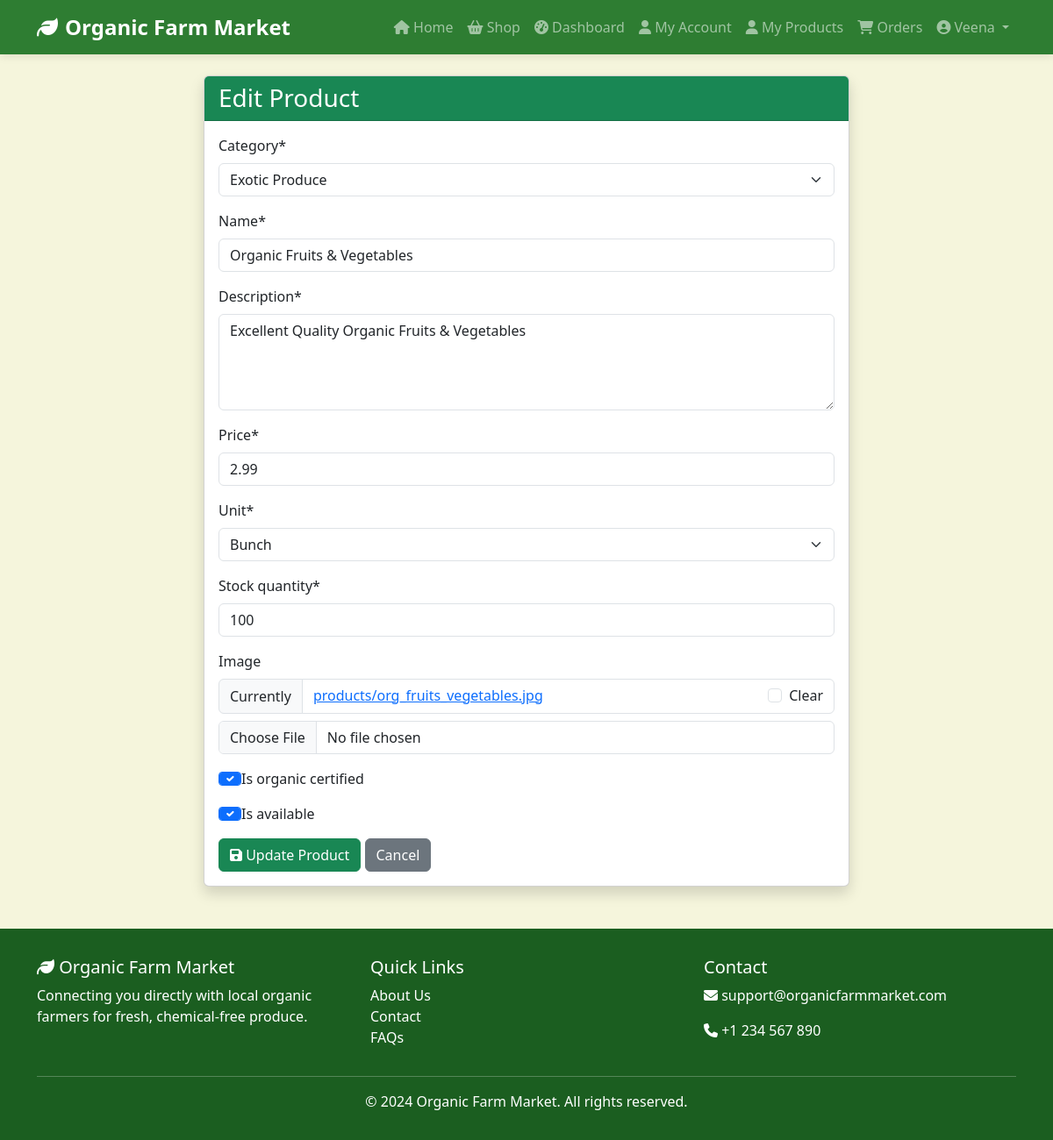
Page /products/farmer/products/11/edit/ (signed in) on the committed database.
### accounts/models.py (models this page shows, shortened)
class User(AbstractUser):
    USER_TYPE_CHOICES = (
        ('customer', 'Customer'),
        ('farmer', 'Farmer'),
    )
    user_type = models.CharField(max_length=10, choices=USER_TYPE_CHOICES, default='customer')
    phone = models.CharField(max_length=15, blank=True, null=True)
    profile_picture = models.ImageField(upload_to='profile_pics/', blank=True, null=True)
    address = models.TextField(blank=True, null=True)
    @property
    def is_farmer(self):
        return self.user_type == 'farmer'

### products/models.py (models this page shows, shortened)
class Product(models.Model):
    UNIT_CHOICES = (
        ('kg', 'Kilogram (kg)'),
        ('g', 'Gram (g)'),
        ('dozen', 'Dozen'),
        ('piece', 'Piece'),
        ('bunch', 'Bunch'),
    )
    farmer = models.ForeignKey(FarmerProfile, on_delete=models.CASCADE, related_name='products')
    category = models.ForeignKey(Category, on_delete=models.SET_NULL, null=True, related_name='products')
    name = models.CharField(max_length=100)
    slug = models.SlugField(unique=True, blank=True)
    description = models.TextField()
    price = models.DecimalField(max_digits=10, decimal_places=2)
    unit = models.CharField(max_length=10, choices=UNIT_CHOICES, default='kg')
    stock_quantity = models.PositiveIntegerField(default=0)
    image = models.ImageField(upload_to='products/', blank=True, null=True)
    is_organic_certified = models.BooleanField(default=True)
    is_available = models.BooleanField(default=True)
    created_at = models.DateTimeField(auto_now_add=True)
    updated_at = models.DateTimeField(auto_now=True)

class Category(models.Model):
    name = models.CharField(max_length=50)
    slug = models.SlugField(unique=True)
    icon_class = models.CharField(max_length=50, default='fas fa-leaf')
    class Meta:
        verbose_name_plural = 'Categories'
    def __str__(self):
        return self.name

### products/views.py (the view)
# urls.py: path('farmer/products/<int:product_id>/edit/', views.farmer_product_edit, name='farmer_product_edit'),
@login_required
@user_passes_test(is_farmer)
def farmer_product_edit(request, product_id):
    farmer_profile = get_object_or_404(FarmerProfile, user=request.user)
    product = get_object_or_404(Product, id=product_id, farmer=farmer_profile)
    if request.method == 'POST':
        form = ProductForm(request.POST, request.FILES, instance=product)
        if form.is_valid():
            form.save()
            messages.success(request, f'{product.name} has been updated!')
            return redirect('products:farmer_product_list')
    else:
        form = ProductForm(instance=product)
    return render(request, 'products/farmer_product_form.html', {
        'form': form,
        'title': 'Edit Product',
        'button_text': 'Update Product',
        'product': product
    })

### products/forms.py
class ProductForm(forms.ModelForm):
    class Meta:
        model = Product
        fields = ['category', 'name', 'description', 'price', 'unit', 'stock_quantity', 'image', 'is_organic_certified', 'is_available']
        widgets = {
            'description': forms.Textarea(attrs={'rows': 4}),
            'price': forms.NumberInput(attrs={'step': '0.01'}),
            'stock_quantity': forms.NumberInput(attrs={'min': 0}),
        }
    def __init__(self, *args, **kwargs):
        super().__init__(*args, **kwargs)
        self.fields['category'].queryset = Category.objects.all()
        for field in self.fields:
            self.fields[field].widget.attrs['class'] = 'form-control'

### cart/context_processors.py (called while the page is built)
def cart_count(request):
    if request.user.is_authenticated:
        cart = Cart.objects.filter(user=request.user).first()
        if cart:
            return {'cart_count': cart.total_items}
    return {'cart_count': 0}

### cart/models.py (called while the page is built)
    @property
    def total_items(self):
        return sum(item.quantity for item in self.items.all())

### products/views.py (called while the page is built)
def is_farmer(user):
    return user.is_authenticated and user.is_farmer

### templates/products/farmer_product_form.html (shortened to what this page needs)
{% extends 'base.html' %}
{% load crispy_forms_tags %}
{% block content %}
<div class="container mt-4">
    <div class="row justify-content-center">
        <div class="col-md-8">
            <div class="card shadow">
                <div class="card-header bg-success text-white">
                    <h3 class="mb-0">{{ title }}</h3>
                </div>
                <div class="card-body">
                    <form method="post" enctype="multipart/form-data">
                        {{ form|crispy }}
                        <div class="mt-3">
                            <button type="submit" class="btn btn-success">
                                <i class="fas fa-save"></i> {{ button_text }}
                            </button>
                            <a href="{% url 'products:farmer_product_list' %}" class="btn btn-secondary">
                                Cancel
                            </a>
                        </div>
                    </form>
                </div>
            </div>
        </div>
    </div>
</div>
{% endblock %}

### templates/base.html (shortened to what this page needs)
<!DOCTYPE html>
<html lang="en">
<head>
    <link href="https://cdn.jsdelivr.net/npm/bootstrap@5.3.0/dist/css/bootstrap.min.css" rel="stylesheet">
    <link rel="stylesheet" href="https://cdnjs.cloudflare.com/ajax/libs/font-awesome/6.4.0/css/all.min.css">
</head>
<body>
    <nav class="navbar navbar-expand-lg navbar-dark">
        <div class="container">
            <a class="navbar-brand" href="{% url 'pages:home' %}">
                <i class="fas fa-leaf me-2"></i>Organic Farm Market
            </a>
            <div class="collapse navbar-collapse" id="navbarNav">
                <ul class="navbar-nav ms-auto">
                    <li class="nav-item">
                        <a class="nav-link" href="{% url 'pages:home' %}">
                            <i class="fas fa-home"></i> Home
                        </a>
                    </li>
                    <li class="nav-item">
                        <a class="nav-link" href="{% url 'products:product_list' %}">
                            <i class="fas fa-shopping-basket"></i> Shop
                        </a>
                    </li>
                    {% if user.is_authenticated %}
                        {% if user.is_farmer %}
                            <li class="nav-item">
                                <a class="nav-link" href="{% url 'accounts:farmer_dashboard' %}">
                                    <i class="fas fa-tachometer-alt"></i> Dashboard
                                </a>
                            </li>
                            <li class="nav-item">
                                <a class="nav-link" href="{% url 'accounts:customer_dashboard' %}">
                                    <i class="fas fa-user"></i> My Account
                                </a>
                            </li>
                            <li class="nav-item">
                                <a class="nav-link" href="{% url 'products:farmer_product_list' %}">
                                    <i class="fas fa-user"></i> My Products
                                </a>
                            </li>
                            <li class="nav-item">
                                <a class="nav-link" href="{% url 'orders:farmer_orders' %}">
                                    <i class="fas fa-shopping-cart"></i> Orders
                                </a>
                            </li>
                        {% endif %}
                        <li class="nav-item dropdown">
                            <a class="nav-link dropdown-toggle" href="#" id="userDropdown" role="button" data-bs-toggle="dropdown">
                                <i class="fas fa-user-circle"></i> {{ user.username }}
                            </a>
                        </li>
                    {% endif %}
                </ul>
            </div>
        </div>
    </nav>
    {% block content %}
    {% endblock %}
    <footer class="footer">
        <div class="container">
            <div class="row">
                <div class="col-md-4">
                    <h5><i class="fas fa-leaf"></i> Organic Farm Market</h5>
                    <p>Connecting you directly with local organic farmers for fresh, chemical-free produce.</p>
                </div>
                <div class="col-md-4">
                    <h5>Quick Links</h5>
                    <ul class="list-unstyled">
                        <li><a href="#" class="text-white text-decoration-none">About Us</a></li>
                        <li><a href="#" class="text-white text-decoration-none">Contact</a></li>
                        <li><a href="#" class="text-white text-decoration-none">FAQs</a></li>
                    </ul>
                </div>
                <div class="col-md-4">
                    <h5>Contact</h5>
                    <p><i class="fas fa-envelope"></i> support@organicfarmmarket.com</p>
                    <p><i class="fas fa-phone"></i> +1 234 567 890</p>
                </div>
            </div>
            <hr class="bg-light">
            <div class="text-center">
                <p class="mb-0">&copy; 2024 Organic Farm Market. All rights reserved.</p>
            </div>
        </div>
    </footer>
</body>
</html>

### templates/base.html (style rules this page uses)
:root { --primary-green: #2E7D32; --secondary-orange: #FFB74D; --light-beige: #F5F5DC; --dark-green: #1B5E20; }
body { font-family: 'Segoe UI', Tahoma, Geneva, Verdana, sans-serif; background-color: var(--light-beige); }
.navbar { background-color: var(--primary-green) !important; box-shadow: 0 2px 10px rgba(0,0,0,0.1); }
.navbar-brand { font-weight: bold; font-size: 1.5rem; }
.footer { background-color: var(--dark-green); color: white; padding: 2rem 0; margin-top: 3rem; }

### rows in the picture
User: username "Veena"
Product: category "Exotic Produce", description "Excellent Quality Organic Fruits & Vegetables", price "2.99", unit "Bunch", stock_quantity "100", is_organic_certified "☑", is_available "☑"
Category: name "Organic Fruits & Vegetables"

### other values in the picture
{{ title }} "Edit Product"
{{ button_text }} "Update Product"
